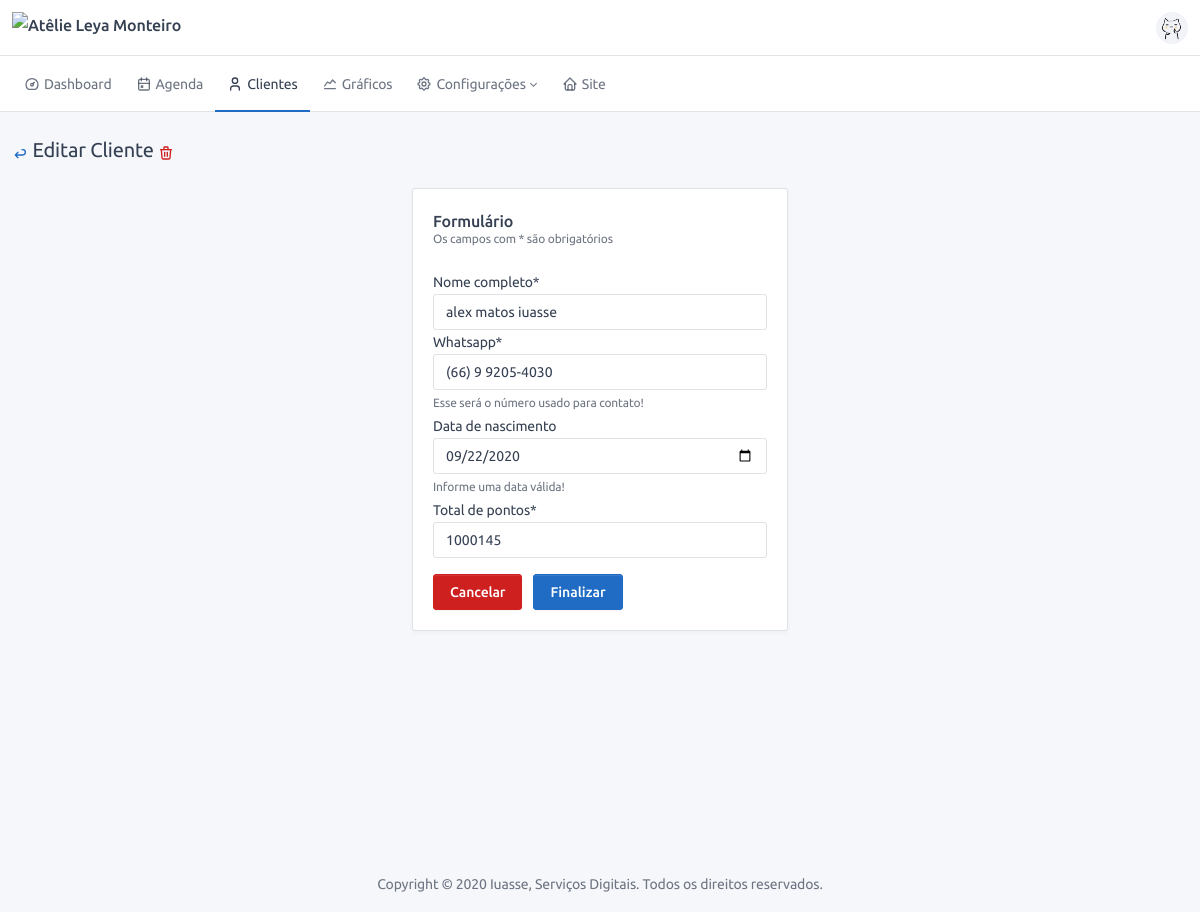
/user/admin/2/edit/ (signed in), run on the app's committed database.
### users/models.py (models this page shows, shortened)
class Profile(BaseModel):
    name = models.CharField("nome completo", max_length=150)
    birth_date = models.DateField('data de nascimento', blank=True, null=True, help_text="Informe uma data válida!")
    whatsapp = models.CharField('whatsapp', max_length=16, help_text="Esse será o número usado para contato!")
    total_of_points = models.IntegerField(default=0, verbose_name='Total de pontos')
    user = models.OneToOneField(User, on_delete=models.CASCADE)
    def get_absolute_url(self):
        return reverse('users:admin:profile', kwargs={'pk': self.pk})

### users/views.py (the view)
# urls.py: path('<int:pk>/edit/', ProfileEdit.as_view(), name='edit'),
class ProfileEdit(LoginRequiredMixin, PermissionRequiredMixin, UpdateView):
    model = Profile
    form_class = ProfileFormAdmin
    template_name = 'user/form.html'
    permission_required = ('users.edit_profile',)
    title = TITLE_EDIT_USER
    subtitle = SUBTITLE_USER

### users/forms.py
class ProfileFormAdmin(forms.ModelForm):
    class Meta:
        model = Profile
        widgets = {
            'birth_date': forms.DateInput(format='%Y-%m-%d', attrs={'type': 'date'}),
        }
        fields = ('name', 'whatsapp', 'birth_date', 'total_of_points')

### frontend/templates/user/form.html (shortened to what this page needs)
{% extends 'base.html' %}
{% load static %}
{% load crispy_forms_tags %}
{% block content %}
<div class="container-xl">
    <div class="page-header">
        <div class="row align-items-center">
            <div class="col-auto">
                <h2 class="page-title">
                    <a data-toggle="tooltip"
                       href="{% if object %} {{object.get_absolute_url}} {% else %} {{view.get_back_url}} {% endif %}"
                       title="{{TOOLTIP_BACK}}">
                        <span class="text-primary">{{ICON_ARROW_BACK|safe}}</span>
                    </a>
                    {{view.title}}
                    {% if object %}
                    <a data-toggle="tooltip" href="{{ view.get_delete_url }}" title="{{TOOLTIP_DEL}}">
                        <span class="text-danger">{{ICON_DELETE|safe}}</span>
                    </a>
                    {% endif %}
                </h2>
            </div>
        </div>
    </div>
    <div class="row align-items-center">
        <div class="col-lg-4 ml-auto mr-auto">
            <div class="card">
                <div class="card-body">
                    <h3 class="card-title">Formulário</h3>
                    <div class="card-subtitle">Os campos com * são obrigatórios</div>
                    <form method="post">
                        {% for field in form %}
                        {{ field|as_crispy_field }}
                        {% endfor %}
                        <div class="form-row">
                            <div class="pull-right mt-3">
                                <a class="btn btn-danger mr-2"
                                   href="{% if object %} {{object.get_absolute_url}} {% else %} {{view.get_back_url}} {% endif %}"
                                   type="button">
                                    Cancelar
                                </a>
                                <button class="btn btn-primary" type="submit">Finalizar</button>
                            </div>
                        </div>
                    </form>
                </div>
            </div>
        </div>
    </div>
</div>
{% endblock %}

### frontend/templates/base.html (style rules this page uses)
body { display: none; }

### data on the page
Profile: form "alex matos iuasse" "(66) 9 9205-4030" "09/22/2020" "1000145"

### other printed values
{{ view.title }} "Editar Cliente"
